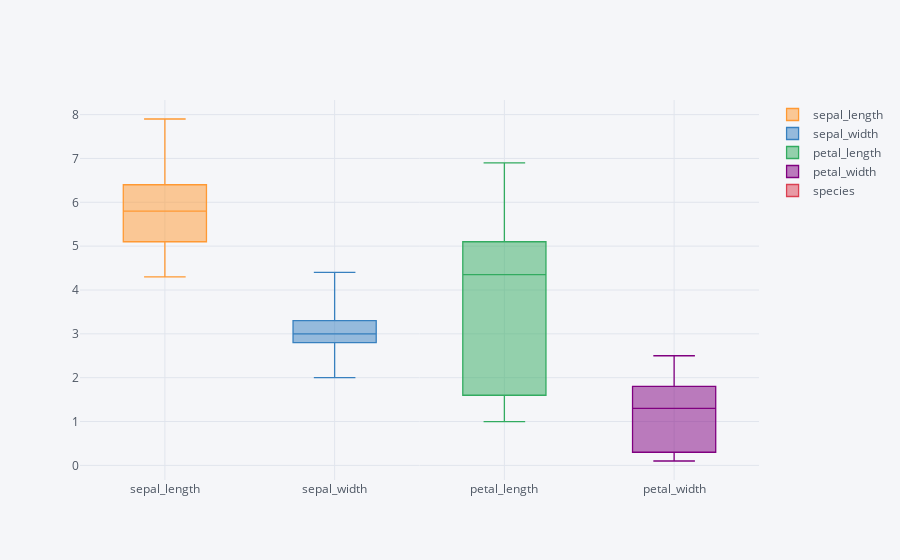

Write notebook code for a chart like this one.
### Code cell
df2.iplot(kind='box')

### Figure 1 — Plotly figure (JSON) as saved in the notebook; plotly's stock layout.template omitted (floating-point values rounded to 4 significant figures; data arrays with more than 128 entries replaced by an {"elided": "..."} marker saying what was removed)
{"data": [{"boxpoints": false, "line": {"width": 1.3}, "marker": {"color": "rgba(255, 153, 51, 1.0)"}, "name": "sepal_length", "orientation": "v", "type": "box", "uid": "23ceab44-339c-40ce-8ca8-9a5aa7812b1b", "y": {"elided": "150 float values"}}, {"boxpoints": false, "line": {"width": 1.3}, "marker": {"color": "rgba(55, 128, 191, 1.0)"}, "name": "sepal_width", "orientation": "v", "type": "box", "uid": "dd9eba6a-ba81-4020-9b3b-6ed2ff976352", "y": {"elided": "150 float values"}}, {"boxpoints": false, "line": {"width": 1.3}, "marker": {"color": "rgba(50, 171, 96, 1.0)"}, "name": "petal_length", "orientation": "v", "type": "box", "uid": "1ebbe2ff-0de4-406b-ad5d-ea110a43f5ce", "y": {"elided": "150 float values"}}, {"boxpoints": false, "line": {"width": 1.3}, "marker": {"color": "rgba(128, 0, 128, 1.0)"}, "name": "petal_width", "orientation": "v", "type": "box", "uid": "47f29b28-ba9a-4941-916f-e64c7e422085", "y": {"elided": "150 float values"}}, {"boxpoints": false, "line": {"width": 1.3}, "marker": {"color": "rgba(219, 64, 82, 1.0)"}, "name": "species", "orientation": "v", "type": "box", "uid": "69556674-dcc6-4589-b2cc-6634719c23e5", "y": {"elided": "150 str values"}}], "layout": {"legend": {"bgcolor": "#F5F6F9", "font": {"color": "#4D5663"}}, "paper_bgcolor": "#F5F6F9", "plot_bgcolor": "#F5F6F9", "title": {"font": {"color": "#4D5663"}}, "xaxis": {"gridcolor": "#E1E5ED", "showgrid": true, "tickfont": {"color": "#4D5663"}, "title": {"font": {"color": "#4D5663"}, "text": ""}, "zerolinecolor": "#E1E5ED"}, "yaxis": {"gridcolor": "#E1E5ED", "showgrid": true, "tickfont": {"color": "#4D5663"}, "title": {"font": {"color": "#4D5663"}, "text": ""}, "zerolinecolor": "#E1E5ED"}}}
